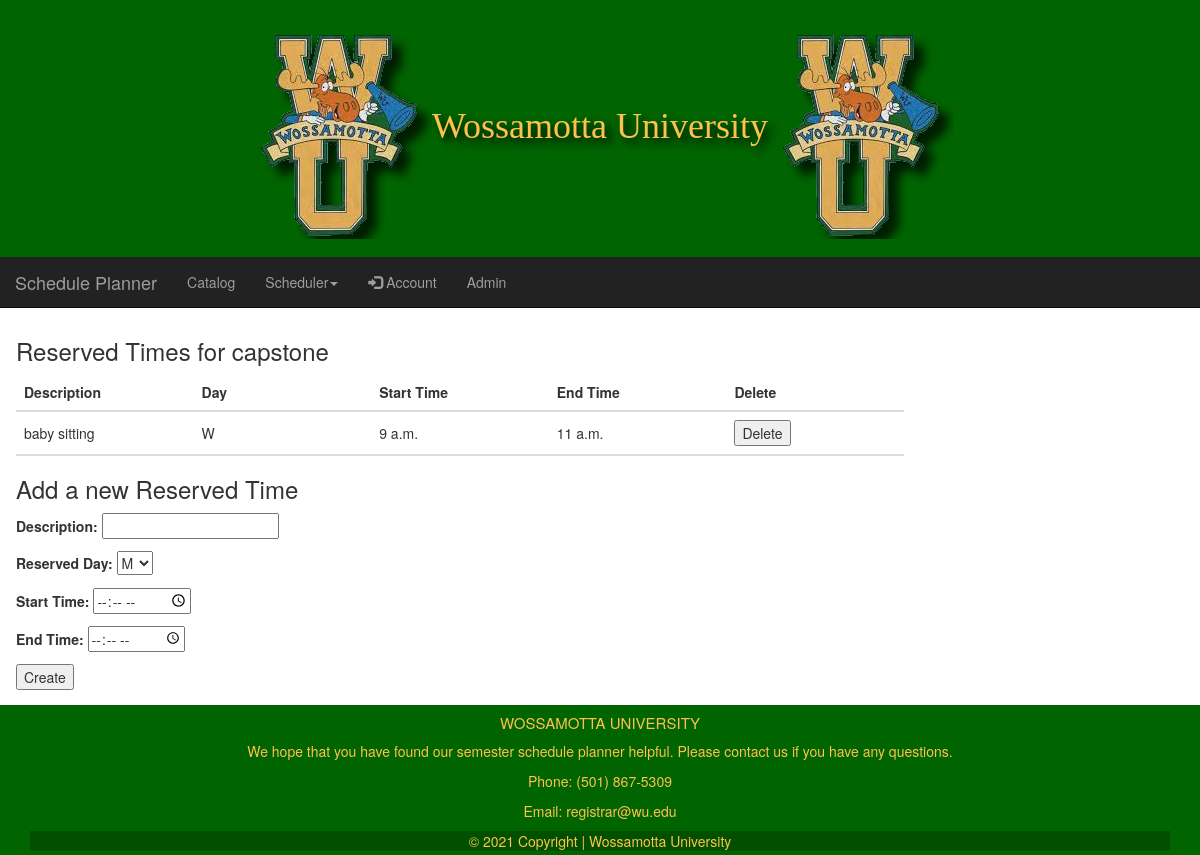
The app's page /reserved_times/ (signed in), older data.
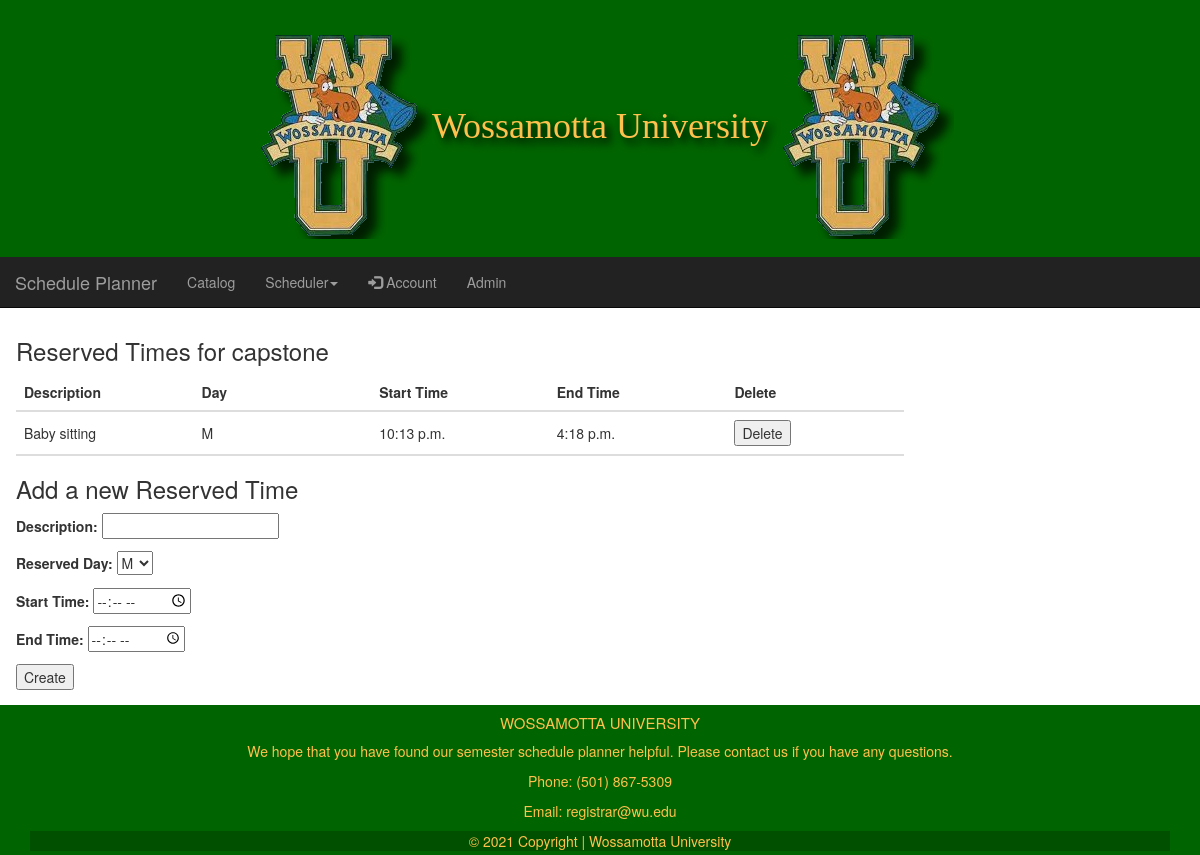
The same page, newer data.
### catalog/models.py (models this page shows, shortened)
class ReservedTime(models.Model):
    user = models.ForeignKey(User, on_delete=models.CASCADE)
    start_Time = models.TimeField()
    end_Time = models.TimeField()
    description = models.CharField(max_length=150)
    MONDAY = 'M'
    TUESDAY = 'T'
    WEDNESDAY = 'W'
    THURSDAY = 'R'
    FRIDAY = 'F'
    DAY_CHOICES = [
        (MONDAY, 'M'),
        (TUESDAY, 'T'),
        (WEDNESDAY, 'W'),
        (THURSDAY, 'R'),
        (FRIDAY, 'F'),
    ]
    reserved_Day = models.CharField(max_length=10, choices=DAY_CHOICES, default='')

### catalog/views.py (the view, shortened to what this page needs)
# urls.py: path('reserved_times/', views.reservedTimes, name='reservedTimes'),
@login_required  # Requires user to be logged in
def reservedTimes(request):
    current_user = request.user  # Gets current user
    try:    # Queryset to see if there are any RT for the user
        rt = ReservedTime.objects.filter(user=current_user)
    except ObjectDoesNotExist:  # If there are none set rt to none
        rt = None
    if request.method == 'GET':
        return render(request, 'reservedTimes.html', {'reservedTimes': rt, 'form': ReservedTimeForm()})

### catalog/forms.py
class ReservedTimeForm(forms.ModelForm):
    class Meta:
        model = ReservedTime
        fields = ['description', 'reserved_Day', 'start_Time', 'end_Time']
        widgets = {'start_Time': forms.TimeInput(attrs={'type': 'time'}),
                   'end_Time': forms.TimeInput(attrs={'type': 'time'})}

### catalog/templates/reservedTimes.html (shortened to what this page needs)
{% extends "base.html" %}
{% block content %}
    {% if reservedTimes.count == 0 %}
        <h3>There are no Reserved Times for {{ user.username }}</h3>
    {% else %}
        <h3>Reserved Times for {{ user.username }}</h3>
        <table style="width: 75%">
            <colgroup>
                <col span="1" style="width: 15%;">
                <col span="1" style="width: 15%;">
                <col span="1" style="width: 15%;">
                <col span="1" style="width: 15%;">
                <col span="1" style="width: 15%;">
            </colgroup>
            <tr>
                <th>Description</th>
                <th>Day</th>
                <th>Start Time</th>
                <th>End Time</th>
                <th>Delete</th>
            </tr>
        </table>
        {% for rt in reservedTimes %}
            <table style="width:75%">
                <colgroup>
                    <col span="1" style="width: 15%;">
                    <col span="1" style="width: 15%;">
                    <col span="1" style="width: 15%;">
                    <col span="1" style="width: 15%;">
                    <col span="1" style="width: 15%;">
                </colgroup>
                <tr>
                    <td>{{ rt.description }}</td>
                    <td>{{ rt.reserved_Day }}</td>
                    <td>{{ rt.start_Time }}</td>
                    <td>{{ rt.end_Time }}</td>
                    <td><form action="{% url 'delReservedTime' rt.id %}" method="POST">{% csrf_token %}<input type="submit" value="Delete"></form></td>
                </tr>
            </table>
        {% endfor %}
    {% endif %}
    <h3>Add a new Reserved Time</h3>
    <form action="{% url 'reservedTimes' %}" method="POST">
        {{ form.as_p}}
        <button type="submit">Create</button>
    </form>
{% endblock %}

### catalog/templates/base.html (shortened to what this page needs)
<!doctype html>
<html>
    <head>
        <link rel="stylesheet" href="https://maxcdn.bootstrapcdn.com/bootstrap/3.4.1/css/bootstrap.min.css">
        {% load static %}
    </head>
    <body>
    <div id="page-container">
    <div id="content-wrap">
     <header>
        <h1><img src="{% static 'catalog/wu2.png' %}">Wossamotta University<img src="{% static 'catalog/wu2.png' %}"></h1>
     </header>
    <nav class="navbar navbar-inverse navbar-static-top">
        <div class="container-fluid">
            <div class="navbar-header">
                <a class="navbar-brand" style="pointer-events: none;">Schedule Planner</a>
            </div>
            {% if user.is_authenticated %}
                <ul class="nav navbar-nav">
                    <li><a href="{% url 'homePage' %}">Catalog</a></li>
                    <li class="dropdown">
                       <a class="dropdown-toggle" data-toggle="dropdown" href="#">Scheduler<span class="caret"></span></a>
                   </li>
                    <li class="dropdown">
                        <a class="dropdown-toggle" data-toggle="dropdown" href="#">
                           <span class="glyphicon glyphicon-log-in"></span> Account
                        </a>
                    </li>
                    {% if user.is_staff or user.is_superuser %}
                        <li><a href="{% url 'admin:index' %}">Admin</a></li>
                    {% endif %}
                </ul>
            {% elif user.is_authenticated == False %}
                <ul class="nav navbar-nav navbar-right">
                    <li><a href="{% url 'registration_register' %}"><span class="glyphicon glyphicon-user"></span> Sign Up</a></li>
                    <li><a href="{% url 'auth_login' %}">Log In</a></li>
                </ul>
            {% endif %}
        </div>
    </nav>
    <div id="page-content">
    {% block content %}{% endblock %}
    </div>
    </div>
    <footer id="footer" class="bg-light text-center text-lg-start">
        <div class="container p-4">
            <div class="row">
                <h6 class="text-uppercase">Wossamotta University</h6>
                <p>
                    We hope that you have found our semester schedule planner helpful. Please contact us if you have any questions.
                </p>
                <p>Phone: (501) 867-5309</p>
                <p>Email: registrar@wu.edu</p>
            </div>
            <div class="text-center p-3" style="background-color: rgba(0, 0, 0, 0.2);">
                © 2021 Copyright  |  Wossamotta University
            </div>
        </div>
    </footer>
</div>
</body>
</html>

### catalog/templates/base.html (style rules this page uses)
h6 { font-size: 15px; }
#page-container { position: relative; min-height: 100vh; padding-bottom: 15px; }
#footer { background-color: darkgreen; color: #ffc14d; position: absolute; bottom: 0; width: 100%; height: 15rem; }
#content-wrap { padding-bottom: 15rem; }
body { background-color: white; }
.navbar { margin-bottom: 30px; border-radius: 0; }
header { padding-top: 1px; padding-bottom: 8px; font-family: "Times New Roman", Times, serif; background-color: darkgreen; color: #ffc14d; width: 100%; text-align: center; text-shadow: 5px 5px 8px black; }
#page-content { margin-left: 2vh; }

### catalog/templates/reservedTimes.html (style rules this page uses)
th, td { padding: 8px; text-align: left; border-bottom: 2px solid #ddd; }

Row changes from the older to the newer data that the page shows:
removed ReservedTime: description "baby sitting", reserved_Day "W", start_Time "9 a.m.", end_Time "11 a.m."
added ReservedTime: description "Baby sitting", reserved_Day "M", start_Time "10:13 p.m.", end_Time "4:18 p.m."
